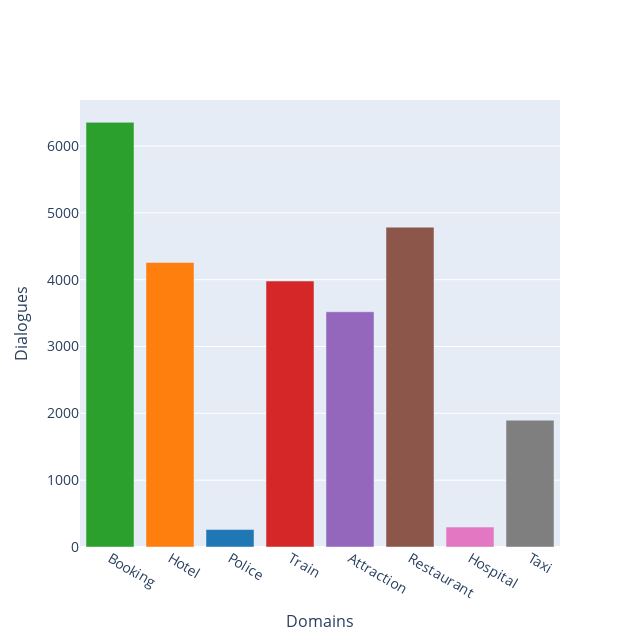

The code cell stored with this chart in its notebook:
### Code cell
import plotly.graph_objects as go

inverse_unique
diag_viz = {"Domains": list(diag_by_topic.keys()), "Dialogues": list(diag_by_topic.values())}
fig = px.bar(diag_viz, x='Domains', y='Dialogues', title="Number of overlapping dialogues across domains")


colors = ['lightslategray',] * 5
colors = [
    '#2ca02c',  # cooked asparagus green
    '#ff7f0e',  # safety orange
    '#1f77b4',  # muted blue 
    '#d62728',  # brick red
    '#9467bd',  # muted purple
    '#8c564b',  # chestnut brown
    '#e377c2',  # raspberry yogurt pink
    '#7f7f7f',  # middle gray
]
#colors[1] = 'crimson'

fig = go.Figure(data=[go.Bar(
    x=diag_viz['Domains'],
    y=diag_viz['Dialogues'],
    marker_color=colors # marker color can be a single color value or an iterable
)])

fig.update_layout(#title_text='Number of overlapping dialogues across domains',
                  yaxis=dict(
        title='Dialogues',
        titlefont_size=16,
        tickfont_size=14,
    ),
                   xaxis=dict(
        title='Domains',
        titlefont_size=16,
        tickfont_size=14,
    ),
    width=640,
    height=640       
                 )

fig.show()
fig.write_image("diag_domains.png", engine="kaleido")

### Figure 1 — Plotly figure (JSON) as saved in the notebook; plotly's stock layout.template omitted (floating-point values rounded to 4 significant figures)
{"data": [{"marker": {"color": ["#2ca02c", "#ff7f0e", "#1f77b4", "#d62728", "#9467bd", "#8c564b", "#e377c2", "#7f7f7f"]}, "type": "bar", "x": ["Booking", "Hotel", "Police", "Train", "Attraction", "Restaurant", "Hospital", "Taxi"], "y": [6354, 4258, 261, 3980, 3520, 4786, 298, 1897]}], "layout": {"height": 640, "width": 640, "xaxis": {"autorange": true, "range": [-0.5, 7.5], "tickfont": {"size": 14}, "title": {"font": {"size": 16}, "text": "Domains"}, "type": "category"}, "yaxis": {"autorange": true, "range": [0, 6688.0], "tickfont": {"size": 14}, "title": {"font": {"size": 16}, "text": "Dialogues"}, "type": "linear"}}}
